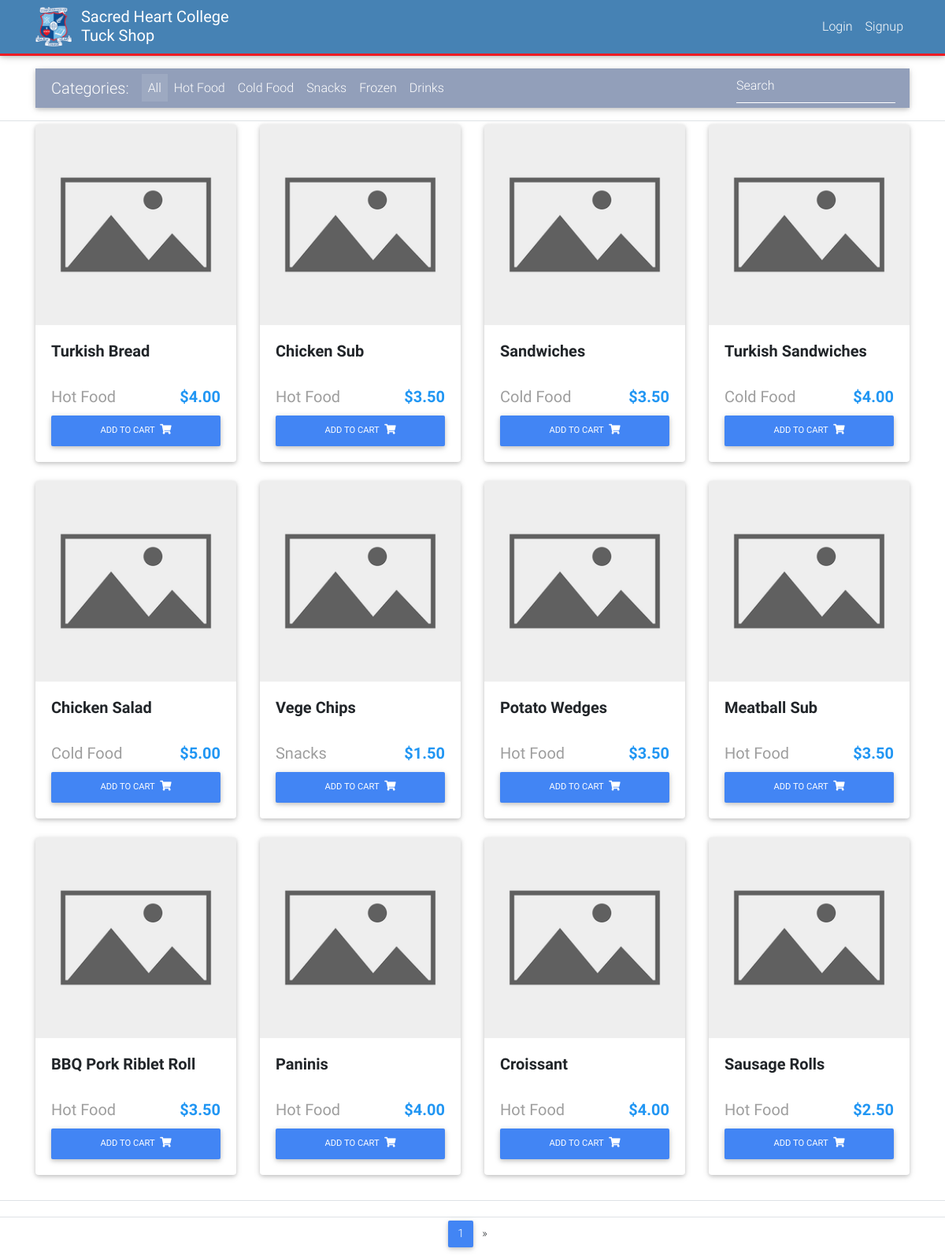
The page /all on the database as committed earlier.
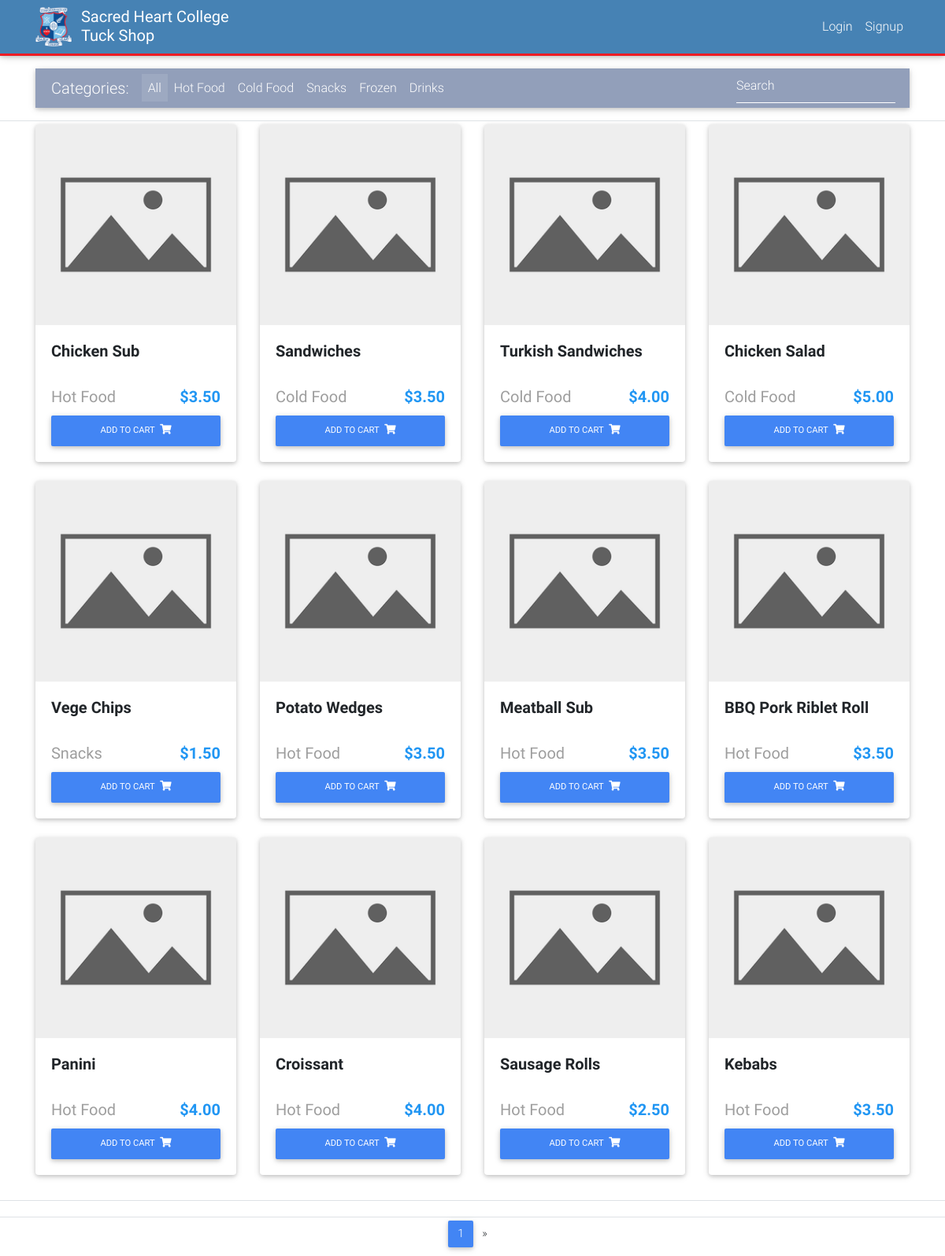
The same page on the database as committed later.
### core/models.py (models this page shows, shortened)
class Item(models.Model):
    class Meta:
        verbose_name = 'Item'
        verbose_name_plural = 'Menu'
    title = models.CharField(max_length=30)
    price = models.DecimalField(decimal_places=2, max_digits=4, blank=False, null=False)
    discount_price = models.DecimalField(decimal_places=2, blank=True, null=True, max_digits=4)
    category = models.CharField(choices=CATEGORY_CHOICES, max_length=2)
    slug = models.SlugField(default='', editable=False)
    description = models.TextField(blank=True, null=True)
    image = models.ImageField(upload_to='media/images/', default='media/images/no-image-available-icon-template-260nw'
                                                                 '-1036735678.jpg_xctPfVt.png')
    maximum_quantity = models.IntegerField(default=10)
    not_available = models.BooleanField(default=False)
    variations_exist = models.BooleanField(default=False, editable=False)
    def get_add_to_cart_url(self):
        return reverse("core:add-to-cart", kwargs={
            'slug': self.slug
        })

### core/views.py (the view)
# urls.py: path('all', HomeView.as_view(), name='all'),
class HomeView(ListView):
    model = Item
    paginate_by = 12
    template_name = "home.html"

### core/templatetags/custom_tags.py (called while the page is built)
@register.simple_tag
def is_active(request, url):
    if request.path in reverse(url):
        return "active"
    return ""

### templates/home.html (shortened to what this page needs)
{% extends "base.html" %}
{% block bodyclasses %}main-content main-div{% endblock %}
{% block content %}
  <main>
    <div>
          <div class="container">
            {% include "menubar.html" %}
          </div>
      <div class="border-top border-bottom">
        <div class="scroll-frame scroll wow fadeIn">
          <section class="text-center mb-1 container">
            <div class="row">
              {% for object in object_list %}
              <div class="col-lg-3 col-md-4 col-sm-6 mb-4">
                <div class="card h-100">
                  <div class="view overlay">
                    <img src="{{ object.image.url }}" class="card-img-top">
                  </div>
                  <div class="card-body align-items-center">
                    <div class="mb-1">
                      <h5 class="row" style="height:50px">
                        <strong class="text-break text-left col-sm">
                          {{ object.title }}
                        </strong>
                      </h5>
                      <div class="row text-nowrap no-gutters">
                        <div class="col-7">
                          <h5 class="grey-text text-nowrap text-left">
                            {{ object.get_category_display }}
                          </h5>
                        </div>
                        <div class="col-5">
                          <h5>
                            <strong class="font-weight-bold text-nowrap blue-text text-right float-right">
                              {% if object.discount_price %}
                              ${{ object.discount_price }}
                              {% else %}
                              ${{ object.price }}
                              {% endif %}
                            </strong>
                          </h5>
                        </div>
                      </div>
                    </div>
                    <strong>
                      {% if not object.not_available %}
                        {% if not object.variations_exist %}
                          <a href="{{ object.get_add_to_cart_url }}" class="btn btn-primary btn-md btn-block my-0 p waves-effect waves-light">Add to Cart
                            <i class="fas fa-shopping-cart ml-1"></i>
                          </a>
                        {% else %}
                          <button data-target="#OptionModal" class="btn btn-primary btn-md btn-block my-0 p waves-effect waves-light open-OptionModal" data-object="{{ object.title }}" data-slug="{{ object.slug }}">Select Option </button>
                        {% endif %}
                      {% else %}
                        <a class="btn btn-md btn-block" style="background-color:#cccccc">Not Available</a>
                      {% endif %}
                    </strong>
                  </div>
                </div>
              </div>
              {% endfor %}
            </div>
          </section>
        </div>
      </div>
    </div>
  </main>
  <footer>
      <nav class="d-flex align-items-center justify-content-center fadeIn fixed-bottom bg-white border-top" style="height:50px">
          {% if is_paginated %}
          <ul class="pagination pg-blue m-auto">
            <li class="page-item active">
              <a class="page-link" href="?page={{ page_obj.number }}">{{ page_obj.number }}
              </a>
            </li>
            {% if page_obj.has_next %}
            <li class="page-item">
              <a class="page-link" href="?page={{ page_obj.next_page_number }}" aria-label="Next">
                <span aria-hidden="true">&raquo;</span>
              </a>
            </li>
            {% endif %}
          </ul>
          {% endif %}
      </nav>
    </footer>
{% endblock content %}

### templates/base.html (shortened to what this page needs)
<!DOCTYPE html>
{% load static %}
<html lang="en">
<head>
    <link rel="stylesheet" href="https://use.fontawesome.com/releases/v5.8.1/css/all.css">
    <link href="{% static 'css/bootstrap.min.css' %}" rel="stylesheet">
    <link href="{% static 'css/mdb.min.css' %}" rel="stylesheet">
    <link href="{% static 'css/style.min.css' %}" rel="stylesheet">
    <link href="{% static 'css/custom.css' %}" rel="stylesheet">
</head>
<body class="{% block bodyclasses %}{% endblock %}">
    <div class="sticky-top mb-3">
        <div>
            {% include "navbar.html" %}
        </div>
    </div>
    {% block content %}{% endblock content %}
</body>
</html>

### templates/navbar.html (shortened to what this page needs)
{% load cart_template_tags %}
{% load static %}
<nav class="navbar navbar-expand-md navbar-dark nav-1 pt-1 pb-1">
    <div class="container">
      <a class="navbar-brand waves-effect mr-0" href="/">
        <img src = "{% static 'img/Sacred-Heart-Logo.png' %}" style="float:left;width:50px;height:50px;">
        <strong class="pl-2" style="float:right;line-height:normal;">Sacred Heart College <br> Tuck Shop</strong>
      </a>
      <div class="collapse navbar-collapse" id="navbarSupportedContent">
        <ul class="navbar-nav nav-flex-icons">
          {% if request.user.is_authenticated %}
          <li class="nav-item">
            <a class="nav-link waves-effect white-text" href="/account">
              <span class="clearfix d-sm-inline-block"> Account & Orders </span>
            </a>
          </li>
          <li class="nav-item">
            <a class="nav-link waves-effect white-text" href="{% url 'account_logout' %}">
              <span class="clearfix d-sm-inline-block"> Logout </span>
            </a>
          </li>
          <li class="nav-item pl-2">
            <a href="{% url 'core:order-summary' %}" class="nav-link waves-effect white-text">
              <span class="badge red z-depth-1 mr-1"> {{ request.user|cart_item_count }} </span>
              <i class="fas fa-shopping-cart white-text"></i>
              <span class="clearfix d-sm-inline-block"> Cart </span>
            </a>
          </li>
          {% else %}
          <li class="nav-item">
            <a class="nav-link waves-effect white-text" href="{% url 'account_login' %}">
              <span class="clearfix d-sm-inline-block"> Login </span>
            </a>
          </li>
          <li class="nav-item">
            <a class="nav-link waves-effect white-text" href="{% url 'account_signup' %}">
              <span class="clearfix d-sm-inline-block"> Signup </span>
            </a>
          </li>
          {% endif %}
        </ul>
      </div>
    </div>
</nav>

### templates/menubar.html (shortened to what this page needs)
{% load custom_tags %}
    <nav class="navbar navbar-expand-lg navbar-dark mdb-color lighten-3 mb-3 h6" style="padding:5px 10px 5px 20px;">
      <span class="navbar-brand">Categories:</span>
      <div class="collapse navbar-collapse" id="basicExampleNav">
        <ul class="navbar-nav mr-auto">
          <li class="nav-item {% is_active request 'core:all' %}">
            <a class="nav-link" href="{% url 'core:all' %}">All
            </a>
          </li>
          <li class="nav-item {% is_active request 'core:hot-food' %}">
            <a class="nav-link" href="{% url 'core:hot-food' %}">Hot Food</a>
          </li>
          <li class="nav-item {% is_active request 'core:cold-food' %}">
            <a class="nav-link" href="{% url 'core:cold-food' %}">Cold Food</a>
          </li>
          <li class="nav-item {% is_active request 'core:snacks' %}">
            <a class="nav-link" href="{% url 'core:snacks' %}">Snacks</a>
          </li>
          <li class="nav-item {% is_active request 'core:frozen' %}">
            <a class="nav-link" href="{% url 'core:frozen' %}">Frozen</a>
          </li>
          <li class="nav-item {% is_active request 'core:drinks' %}">
            <a class="nav-link" href="{% url 'core:drinks' %}">Drinks</a>
          </li>
        </ul>
        <form class="form-inline" method="GET" action="{% url 'core:search' %}">
          <div class="md-form my-0">
            <input class="form-control mr-sm-2" type="text" placeholder="Search" name="q">
          </div>
        </form>
      </div>
    </nav>

### templates/snippets/option_modal.html (shortened to what this page needs)
{% load static %}

### templates/scripts.html (shortened to what this page needs)
{% load static %}

### static_in_env/css/custom.css (style rules this page uses)
html, body { margin: 0; height: 100%; min-height: 100%; }
nav.nav-1 { background-color:SteelBlue; border-bottom-style:solid; border-color:#ED1C24; border-width:3px; z-index:1020 }
.main-content { overflow:hidden; position:fixed !important; right:0; left:0; z-index:1000 }
div.scroll-frame { margin:4px, 4px; padding:4px; width: 100%; height: calc(100vh - 225px); }
div.scroll { overflow-y: scroll; -webkit-overflow-scrolling: touch; flex: auto; text-align:justify; }

### templates/base.html (style rules this page uses)
html, body, header, .carousel { height: 60vh; }

Rows that differ between the two databases and show on the page:
removed Item: image (placeholder picture), title "Turkish Bread", category "Hot Food", price "4.00"
changed Item: title "Paninis" → "Panini"
now on this page (row unchanged): Item: image (placeholder picture), title "Kebabs", category "Hot Food", price "3.50"
